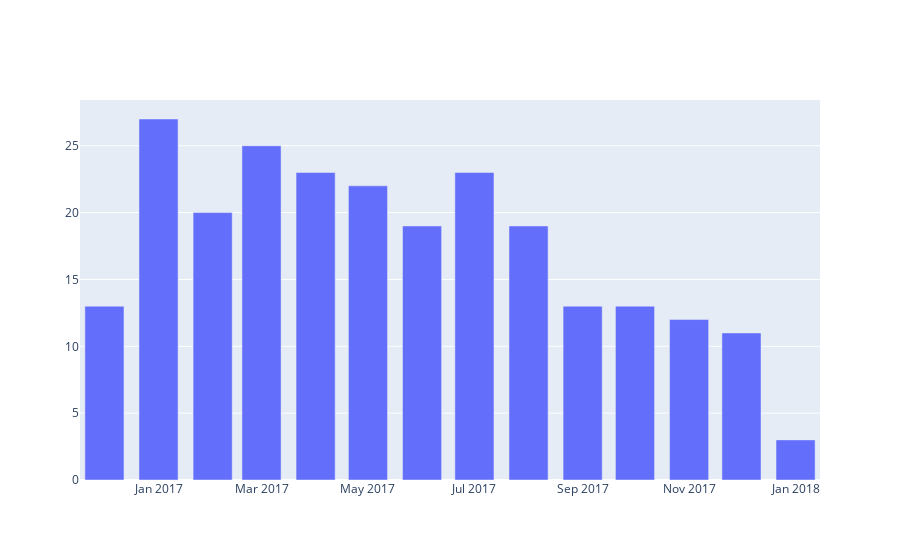

Write notebook code for a chart like this one.
### Code cell
x, y = transpose_list_of_tuples(posts_by_month)
data = [go.Bar(x=x, y=y)]
plotly.offline.iplot(data, filename = 'frequency of published posts')

### Figure 1 — Plotly figure (JSON) as saved in the notebook; plotly's stock layout.template omitted (floating-point values rounded to 4 significant figures)
{"data": [{"type": "bar", "x": ["2018-1", "2017-12", "2017-11", "2017-10", "2017-9", "2017-8", "2017-7", "2017-6", "2017-5", "2017-4", "2017-3", "2017-2", "2017-1", "2016-12"], "y": [3, 11, 12, 13, 13, 19, 23, 19, 22, 23, 25, 20, 27, 13]}], "layout": {}}
